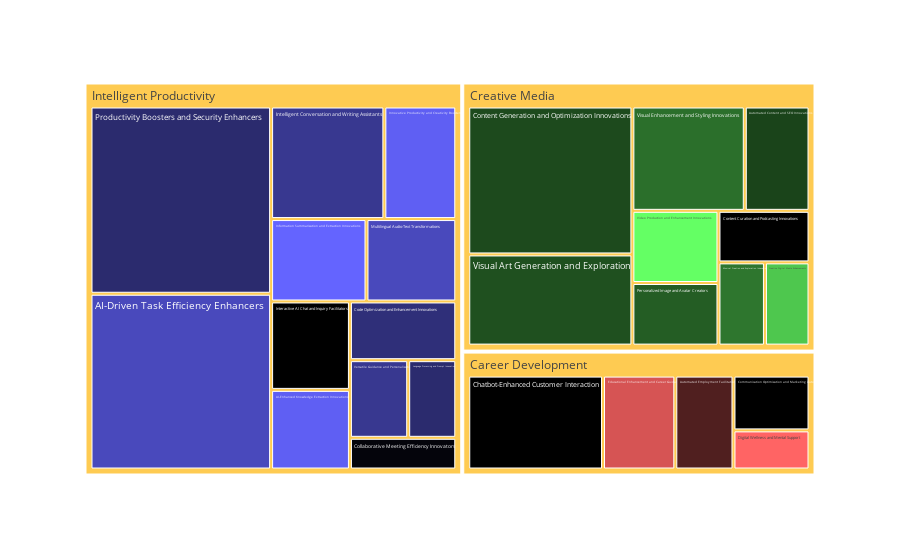

Notebook source saved alongside this figure:
### Code cell
import plotly.express as px

ct2_pd_values['color_range'] = ct2_pd_values.groupby('umbrella')['saves_per_record'].transform(lambda x: (x-x.min()) / (x.max()-x.min()) )

# Function to determine the color based on group and likes per app
def compute_color(row, method='lightness'):
    base_colors = {
        ct2_pd_values['umbrella'].unique()[0]: (255, 100, 100),  # Red
        ct2_pd_values['umbrella'].unique()[1]: (100, 255, 100),  # Green
        ct2_pd_values['umbrella'].unique()[2]: (100, 100, 255),  # Blue
    }
    r, g, b = base_colors[row['umbrella']]
    color_range = row['color_range']
    if method == 'saturation':

        return_obj = f'rgba({r}, {g}, {b}, {color_range})'

    elif method == 'lightness':
       
        # Adjust the RGB values based on the lightness factor
        r = int(r * color_range)
        g = int(g * color_range)
        b = int(b * color_range)
        
        return_obj = f'rgba({r}, {g}, {b}, 1)'
    else:
        raise Exception('method not known')
    
    return return_obj
  
ct2_pd_values['color'] = ct2_pd_values.apply(compute_color, axis=1)

# Create a treemap
# Create a treemap
fig = px.treemap(ct2_pd_values, 
                 path=['umbrella', 'title'], 
                 values='record_count',
                 color=ct2_pd_values['color'],
                 color_discrete_map=dict(zip(ct2_pd_values['color'], ct2_pd_values['color']))
                )

#fig.update_traces(marker_colors=ct2_pd_values['color'])
fig.show()

### Figure 1 — Plotly figure (JSON) as saved in the notebook; plotly's stock layout.template omitted (floating-point values rounded to 4 significant figures)
{"data": [{"branchvalues": "total", "customdata": [["rgba(26, 68, 26, 1)"], ["rgba(80, 31, 31, 1)"], ["rgba(4, 4, 11, 1)"], ["rgba(56, 56, 144, 1)"], ["rgba(73, 73, 188, 1)"], ["rgba(100, 100, 255, 1)"], ["rgba(95, 95, 243, 1)"], ["rgba(0, 0, 0, 1)"], ["rgba(47, 47, 121, 1)"], ["rgba(0, 0, 0, 1)"], ["rgba(78, 199, 78, 1)"], ["rgba(29, 74, 29, 1)"], ["rgba(43, 43, 110, 1)"], ["rgba(255, 100, 100, 1)"], ["rgba(36, 93, 36, 1)"], ["rgba(31, 80, 31, 1)"], ["rgba(214, 84, 84, 1)"], ["rgba(0, 0, 0, 1)"], ["rgba(43, 43, 110, 1)"], ["rgba(100, 255, 100, 1)"], ["rgba(43, 111, 43, 1)"], ["rgba(95, 95, 243, 1)"], ["rgba(0, 0, 0, 1)"], ["rgba(73, 73, 188, 1)"], ["rgba(56, 56, 144, 1)"], ["rgba(46, 118, 46, 1)"], ["(?)"], ["(?)"], ["(?)"]], "domain": {"x": [0, 1], "y": [0, 1]}, "hovertemplate": "labels=%{label}<br>record_count=%{value}<br>parent=%{parent}<br>id=%{id}<br>color=%{customdata[0]}<extra></extra>", "ids": ["Creative Media/Automated Content and SEO Innovations", "Career Development/Automated Employment Facilitation", "Intelligent Productivity/Collaborative Meeting Efficiency Innovators", "Intelligent Productivity/Versatile Guidance and Personalization", "Intelligent Productivity/Multilingual Audio-Text Transformations", "Intelligent Productivity/Information Summarization and Extraction Innovations", "Intelligent Productivity/AI-Enhanced Knowledge Extraction Innovations", "Career Development/Chatbot-Enhanced Customer Interaction", "Intelligent Productivity/Code Optimization and Enhancement Innovations", "Career Development/Communication Optimization and Marketing Automation", "Creative Media/Creative Digital Media Enhancements", "Creative Media/Content Generation and Optimization Innovations", "Intelligent Productivity/Language Processing and Prompt Innovation", "Career Development/Digital Wellness and Mental Support", "Creative Media/Personalized Image and Avatar Creators", "Creative Media/Visual Art Generation and Exploration", "Career Development/Educational Enhancement and Career Guidance", "Intelligent Productivity/Interactive AI Chat and Inquiry Facilitators", "Intelligent Productivity/Productivity Boosters and Security Enhancers", "Creative Media/Video Production and Enhancement Innovations", "Creative Media/Visual Enhancement and Styling Innovations", "Intelligent Productivity/Innovative Productivity and Creativity Boosters", "Creative Media/Content Curation and Podcasting Innovations", "Intelligent Productivity/AI-Driven Task Efficiency Enhancers", "Intelligent Productivity/Intelligent Conversation and Writing Assistants", "Creative Media/Musical Creation and Exploration Innovations", "Career Development", "Creative Media", "Intelligent Productivity"], "labels": ["Automated Content and SEO Innovations", "Automated Employment Facilitation", "Collaborative Meeting Efficiency Innovators", "Versatile Guidance and Personalization", "Multilingual Audio-Text Transformations", "Information Summarization and Extraction Innovations", "AI-Enhanced Knowledge Extraction Innovations", "Chatbot-Enhanced Customer Interaction", "Code Optimization and Enhancement Innovations", "Communication Optimization and Marketing Automation", "Creative Digital Media Enhancements", "Content Generation and Optimization Innovations", "Language Processing and Prompt Innovation", "Digital Wellness and Mental Support", "Personalized Image and Avatar Creators", "Visual Art Generation and Exploration", "Educational Enhancement and Career Guidance", "Interactive AI Chat and Inquiry Facilitators", "Productivity Boosters and Security Enhancers", "Video Production and Enhancement Innovations", "Visual Enhancement and Styling Innovations", "Innovative Productivity and Creativity Boosters", "Content Curation and Podcasting Innovations", "AI-Driven Task Efficiency Enhancers", "Intelligent Conversation and Writing Assistants", "Musical Creation and Exploration Innovations", "Career Development", "Creative Media", "Intelligent Productivity"], "marker": {"colors": ["rgba(26, 68, 26, 1)", "rgba(80, 31, 31, 1)", "rgba(4, 4, 11, 1)", "rgba(56, 56, 144, 1)", "rgba(73, 73, 188, 1)", "rgba(100, 100, 255, 1)", "rgba(95, 95, 243, 1)", "rgba(0, 0, 0, 1)", "rgba(47, 47, 121, 1)", "rgba(0, 0, 0, 1)", "rgba(78, 199, 78, 1)", "rgba(29, 74, 29, 1)", "rgba(43, 43, 110, 1)", "rgba(255, 100, 100, 1)", "rgba(36, 93, 36, 1)", "rgba(31, 80, 31, 1)", "rgba(214, 84, 84, 1)", "rgba(0, 0, 0, 1)", "rgba(43, 43, 110, 1)", "rgba(100, 255, 100, 1)", "rgba(43, 111, 43, 1)", "rgba(95, 95, 243, 1)", "rgba(0, 0, 0, 1)", "rgba(73, 73, 188, 1)", "rgba(56, 56, 144, 1)", "rgba(46, 118, 46, 1)", "#FECB52", "#FECB52", "#FECB52"]}, "name": "", "parents": ["Creative Media", "Career Development", "Intelligent Productivity", "Intelligent Productivity", "Intelligent Productivity", "Intelligent Productivity", "Intelligent Productivity", "Career Development", "Intelligent Productivity", "Career Development", "Creative Media", "Creative Media", "Intelligent Productivity", "Career Development", "Creative Media", "Creative Media", "Career Development", "Intelligent Productivity", "Intelligent Productivity", "Creative Media", "Creative Media", "Intelligent Productivity", "Creative Media", "Intelligent Productivity", "Intelligent Productivity", "Creative Media", "", "", ""], "type": "treemap", "values": [213, 202, 102, 137, 224, 238, 190, 468, 189, 154, 117, 766, 113, 110, 170, 472, 251, 211, 1024, 196, 370, 245, 148, 961, 386, 122, 1185, 2574, 4020]}], "layout": {"legend": {"tracegroupgap": 0}, "margin": {"t": 60}}}
